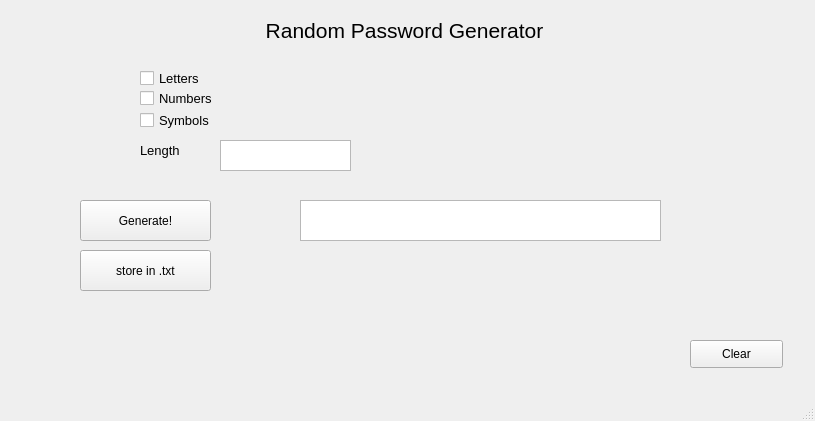
<?xml version="1.0" encoding="UTF-8"?>
<ui version="4.0">
 <class>MainWindow</class>
 <widget class="QMainWindow" name="MainWindow">
  <property name="geometry">
   <rect>
    <x>0</x>
    <y>0</y>
    <width>815</width>
    <height>421</height>
   </rect>
  </property>
  <property name="windowTitle">
   <string>MainWindow</string>
  </property>
  <widget class="QWidget" name="centralwidget">
   <widget class="QPushButton" name="generate_btn">
    <property name="geometry">
     <rect>
      <x>80</x>
      <y>200</y>
      <width>131</width>
      <height>41</height>
     </rect>
    </property>
    <property name="text">
     <string>Generate!</string>
    </property>
   </widget>
   <widget class="QCheckBox" name="check_letters">
    <property name="geometry">
     <rect>
      <x>140</x>
      <y>70</y>
      <width>391</width>
      <height>16</height>
     </rect>
    </property>
    <property name="font">
     <font>
      <pointsize>10</pointsize>
     </font>
    </property>
    <property name="text">
     <string>Letters</string>
    </property>
   </widget>
   <widget class="QCheckBox" name="check_num">
    <property name="geometry">
     <rect>
      <x>140</x>
      <y>90</y>
      <width>111</width>
      <height>16</height>
     </rect>
    </property>
    <property name="font">
     <font>
      <pointsize>10</pointsize>
     </font>
    </property>
    <property name="text">
     <string>Numbers</string>
    </property>
   </widget>
   <widget class="QCheckBox" name="check_syms">
    <property name="geometry">
     <rect>
      <x>140</x>
      <y>110</y>
      <width>111</width>
      <height>20</height>
     </rect>
    </property>
    <property name="font">
     <font>
      <pointsize>10</pointsize>
     </font>
    </property>
    <property name="text">
     <string>Symbols</string>
    </property>
   </widget>
   <widget class="QPushButton" name="store_btn">
    <property name="geometry">
     <rect>
      <x>80</x>
      <y>250</y>
      <width>131</width>
      <height>41</height>
     </rect>
    </property>
    <property name="text">
     <string>store in .txt</string>
    </property>
   </widget>
   <widget class="QTextEdit" name="generated_pass">
    <property name="geometry">
     <rect>
      <x>300</x>
      <y>200</y>
      <width>361</width>
      <height>41</height>
     </rect>
    </property>
    <property name="font">
     <font>
      <pointsize>10</pointsize>
     </font>
    </property>
    <property name="readOnly">
     <bool>true</bool>
    </property>
   </widget>
   <widget class="QLabel" name="errors_label">
    <property name="geometry">
     <rect>
      <x>10</x>
      <y>290</y>
      <width>791</width>
      <height>31</height>
     </rect>
    </property>
    <property name="font">
     <font>
      <pointsize>10</pointsize>
     </font>
    </property>
    <property name="text">
     <string/>
    </property>
    <property name="alignment">
     <set>Qt::AlignCenter</set>
    </property>
   </widget>
   <widget class="QTextEdit" name="pass_length">
    <property name="geometry">
     <rect>
      <x>220</x>
      <y>140</y>
      <width>131</width>
      <height>31</height>
     </rect>
    </property>
    <property name="font">
     <font>
      <pointsize>10</pointsize>
     </font>
    </property>
   </widget>
   <widget class="QLabel" name="label">
    <property name="geometry">
     <rect>
      <x>140</x>
      <y>130</y>
      <width>55</width>
      <height>41</height>
     </rect>
    </property>
    <property name="font">
     <font>
      <pointsize>10</pointsize>
     </font>
    </property>
    <property name="text">
     <string>Length</string>
    </property>
   </widget>
   <widget class="QPushButton" name="clear_btn">
    <property name="geometry">
     <rect>
      <x>690</x>
      <y>340</y>
      <width>93</width>
      <height>28</height>
     </rect>
    </property>
    <property name="text">
     <string>Clear</string>
    </property>
   </widget>
   <widget class="QLabel" name="label_2">
    <property name="geometry">
     <rect>
      <x>4</x>
      <y>10</y>
      <width>801</width>
      <height>41</height>
     </rect>
    </property>
    <property name="font">
     <font>
      <pointsize>16</pointsize>
     </font>
    </property>
    <property name="text">
     <string>Random Password Generator</string>
    </property>
    <property name="alignment">
     <set>Qt::AlignCenter</set>
    </property>
   </widget>
  </widget>
  <widget class="QMenuBar" name="menubar">
   <property name="geometry">
    <rect>
     <x>0</x>
     <y>0</y>
     <width>815</width>
     <height>26</height>
    </rect>
   </property>
  </widget>
  <widget class="QStatusBar" name="statusbar"/>
 </widget>
 <resources/>
 <connections/>
</ui>
